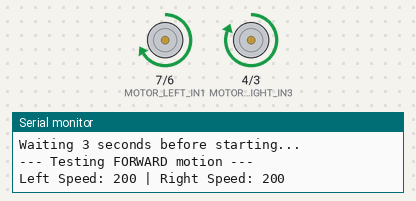
Simulated run of this sketch. Board: Arduino Uno, built with avr-gcc and run on an emulated ATmega328P. On the bench: motor-driver pin pairs drawn as motors (green arrow = first pin HIGH = forward, orange = second pin HIGH = backward, longer = more drive, scaled by the enable pin), the last lines printed to the serial monitor.

Above: at 3.1 s.
At 8.1 s:
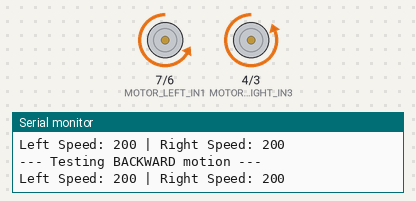
At 17.1 s:
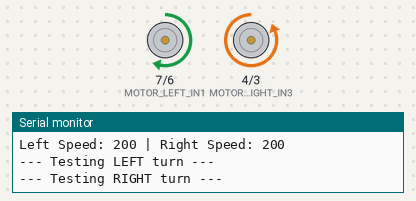
At 38.3 s:
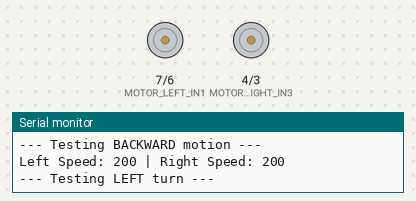
Timing chart, 0 to 39.8 s (numbered marks = the images above):
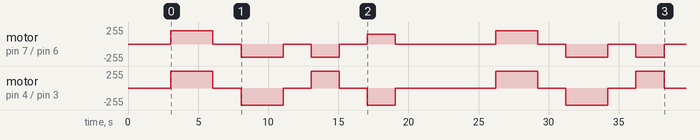

Measured:
- by itself, motor on pin 7 (MOTOR_LEFT_IN1) / pin 6 (MOTOR_LEFT_IN2): stopped → forward 200/255 at 3.1 s, → stopped 3.0 s later, → backward 200/255 2.0 s later, → stopped 3.0 s later, … (14 changes in this stretch)
- by itself, motor on pin 4 (MOTOR_RIGHT_IN3) / pin 3 (MOTOR_RIGHT_IN4): stopped → forward 255/255 at 3.1 s, → stopped 3.0 s later, → backward 255/255 2.0 s later, → stopped 3.0 s later, … (14 changes in this stretch)

The sketch:

motor_calibration.ino
```cpp
/*
 * Motor Calibration Sketch
 * Use this to calibrate motor speeds for straight-line movement
 *
 * Instructions:
 * 1. Upload this sketch
 * 2. Open Serial Monitor (9600 baud)
 * 3. Place robot on flat surface with wheels elevated
 * 4. Observe which motor spins faster
 * 5. Adjust MOTOR_LEFT_SPEED or MOTOR_RIGHT_SPEED in config.h
 * 6. Re-upload and test until wheels spin at equal speeds
 */

// Pin definitions (same as config.h)
#define MOTOR_LEFT_IN1    7
#define MOTOR_LEFT_IN2    6
#define MOTOR_LEFT_EN     5
#define MOTOR_RIGHT_IN3   4
#define MOTOR_RIGHT_IN4   3
#define MOTOR_RIGHT_EN    2

// Test speeds (adjust these)
int leftSpeed = 200;
int rightSpeed = 200;

void setup() {
  Serial.begin(9600);
  Serial.println("=== Motor Calibration ===");
  Serial.println("Calibrating motor speeds for straight-line movement");
  Serial.println();

  // Initialize motor pins
  pinMode(MOTOR_LEFT_IN1, OUTPUT);
  pinMode(MOTOR_LEFT_IN2, OUTPUT);
  pinMode(MOTOR_LEFT_EN, OUTPUT);
  pinMode(MOTOR_RIGHT_IN3, OUTPUT);
  pinMode(MOTOR_RIGHT_IN4, OUTPUT);
  pinMode(MOTOR_RIGHT_EN, OUTPUT);

  Serial.println("Waiting 3 seconds before starting...");
  delay(3000);
}

void loop() {
  // Test forward motion
  Serial.println("\n--- Testing FORWARD motion ---");
  Serial.print("Left Speed: ");
  Serial.print(leftSpeed);
  Serial.print(" | Right Speed: ");
  Serial.println(rightSpeed);

  moveForward(leftSpeed, rightSpeed);
  delay(3000);
  stopMotors();
  delay(2000);

  // Test backward motion
  Serial.println("\n--- Testing BACKWARD motion ---");
  Serial.print("Left Speed: ");
  Serial.print(leftSpeed);
  Serial.print(" | Right Speed: ");
  Serial.println(rightSpeed);

  moveBackward(leftSpeed, rightSpeed);
  delay(3000);
  stopMotors();
  delay(2000);

  // Test left turn
  Serial.println("\n--- Testing LEFT turn ---");
  turnLeft(150);
  delay(2000);
  stopMotors();
  delay(2000);

  // Test right turn
  Serial.println("\n--- Testing RIGHT turn ---");
  turnRight(150);
  delay(2000);
  stopMotors();
  delay(2000);

  Serial.println("\n======================");
  Serial.println("Cycle complete. Repeating...");
  Serial.println("If robot veers left: INCREASE right speed or DECREASE left speed");
  Serial.println("If robot veers right: INCREASE left speed or DECREASE right speed");
  Serial.println("======================\n");

  delay(5000);
}

void moveForward(int leftSpd, int rightSpd) {
  // Left motor forward
  digitalWrite(MOTOR_LEFT_IN1, HIGH);
  digitalWrite(MOTOR_LEFT_IN2, LOW);
  analogWrite(MOTOR_LEFT_EN, leftSpd);

  // Right motor forward
  digitalWrite(MOTOR_RIGHT_IN3, HIGH);
  digitalWrite(MOTOR_RIGHT_IN4, LOW);
  analogWrite(MOTOR_RIGHT_EN, rightSpd);
}

void moveBackward(int leftSpd, int rightSpd) {
  // Left motor backward
  digitalWrite(MOTOR_LEFT_IN1, LOW);
  digitalWrite(MOTOR_LEFT_IN2, HIGH);
  analogWrite(MOTOR_LEFT_EN, leftSpd);

  // Right motor backward
  digitalWrite(MOTOR_RIGHT_IN3, LOW);
  digitalWrite(MOTOR_RIGHT_IN4, HIGH);
  analogWrite(MOTOR_RIGHT_EN, rightSpd);
}

void turnLeft(int speed) {
  // Left motor backward
  digitalWrite(MOTOR_LEFT_IN1, LOW);
  digitalWrite(MOTOR_LEFT_IN2, HIGH);
  analogWrite(MOTOR_LEFT_EN, speed);

  // Right motor forward
  digitalWrite(MOTOR_RIGHT_IN3, HIGH);
  digitalWrite(MOTOR_RIGHT_IN4, LOW);
  analogWrite(MOTOR_RIGHT_EN, speed);
}

void turnRight(int speed) {
  // Left motor forward
  digitalWrite(MOTOR_LEFT_IN1, HIGH);
  digitalWrite(MOTOR_LEFT_IN2, LOW);
  analogWrite(MOTOR_LEFT_EN, speed);

  // Right motor backward
  digitalWrite(MOTOR_RIGHT_IN3, LOW);
  digitalWrite(MOTOR_RIGHT_IN4, HIGH);
  analogWrite(MOTOR_RIGHT_EN, speed);
}

void stopMotors() {
  digitalWrite(MOTOR_LEFT_IN1, LOW);
  digitalWrite(MOTOR_LEFT_IN2, LOW);
  analogWrite(MOTOR_LEFT_EN, 0);

  digitalWrite(MOTOR_RIGHT_IN3, LOW);
  digitalWrite(MOTOR_RIGHT_IN4, LOW);
  analogWrite(MOTOR_RIGHT_EN, 0);
}
```
